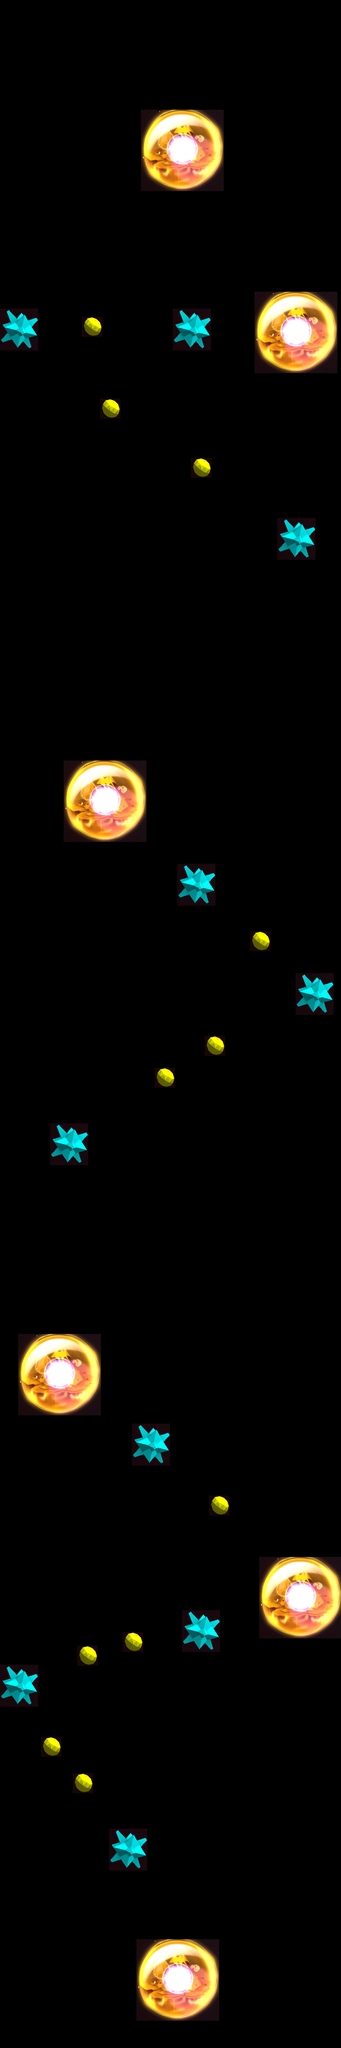

Rendered tile map (Tiled .tmx) drawn with the repository's tilesets; below, a short description and the map source with its tile grids summarised:
An orthogonal 75x450 tile map with 10x10 px tiles, 1 tile layer (Tile Layer 1) and 27 objects (2x Planet, firstPlanet, pl2, pl3, pl8, ...).

<map version="1.2" tiledversion="1.2.4" orientation="orthogonal" renderorder="left-down" width="75" height="450" tilewidth="10" tileheight="10" infinite="0" nextlayerid="12" nextobjectid="95">
 <tileset firstgid="1" source="map.tsx" />
 <layer id="11" name="Tile Layer 1" width="75" height="450">
  <data>[33750 cells, 27 non-empty, 3 distinct tile ids]</data>
 </layer>
 <objectgroup color="#00ffff" id="6" name="Planets">
  <object id="48" name="firstPlanet" x="393.94" y="4360.72">
   <point />
  </object>
  <object id="50" name="pl2" x="675" y="3524.67">
   <point />
  </object>
  <object id="51" name="pl3" x="132.909" y="3032.79">
   <point />
  </object>
  <object id="53" name="pl6" type="Planet" x="232" y="1768">
   <point />
  </object>
  <object id="54" name="pl7" type="Planet" x="650" y="739">
   <point />
  </object>
  <object id="94" name="pl8" x="400" y="344">
   <point />
  </object>
 </objectgroup>
 <objectgroup color="#ffff00" id="7" name="DirectionalPoints">
  <object id="55" name="dp1" x="280" y="4074">
   <properties>
    <property name="link" value="dp2" />
   </properties>
   <point />
  </object>
  <object id="56" name="dp2" x="39" y="3717">
   <properties>
    <property name="link" value="dp3" />
   </properties>
   <point />
  </object>
  <object id="57" name="dp3" x="439" y="3598">
   <point />
  </object>
  <object id="73" name="dp4" x="327.939" y="3184.55">
   <point />
  </object>
  <object id="82" name="dp8" x="653.212" y="1196.97">
   <properties>
    <property name="link" value="dp9" />
   </properties>
   <point />
  </object>
  <object id="83" name="dp9" x="42.5755" y="738.303">
   <properties>
    <property name="link" value="dp10" />
   </properties>
   <point />
  </object>
  <object id="84" name="dp10" x="419.849" y="739.425">
   <point />
  </object>
  <object id="85" name="dp5" x="150.242" y="2527.27">
   <properties>
    <property name="link" value="dp6" />
   </properties>
   <point />
  </object>
  <object id="86" name="dp6" x="692.606" y="2200">
   <properties>
    <property name="link" value="dp7" />
   </properties>
   <point />
  </object>
  <object id="87" name="dp7" x="433.212" y="1956.73">
   <point />
  </object>
 </objectgroup>
 <objectgroup color="#ffaa00" id="8" name="SmallPoints">
  <object id="58" name="sp3" x="196.333" y="3653.67">
   <point />
  </object>
  <object id="59" name="sp2" x="120" y="3853">
   <point />
  </object>
  <object id="60" name="sp1" x="181" y="3933">
   <point />
  </object>
  <object id="76" name="sp5" x="480.242" y="3319.03">
   <point />
  </object>
  <object id="77" name="sp4" x="294" y="3624.67">
   <point />
  </object>
  <object id="88" name="sp11" x="362" y="2378">
   <point />
  </object>
  <object id="89" name="sp12" x="470" y="2314">
   <point />
  </object>
  <object id="90" name="sp13" x="570" y="2082">
   <point />
  </object>
  <object id="91" name="sp15" x="242.848" y="913.211">
   <point />
  </object>
  <object id="92" name="sp16" x="201.879" y="737.939">
   <point />
  </object>
  <object id="93" name="sp14" x="441.031" y="1041.45">
   <point />
  </object>
 </objectgroup>
</map>